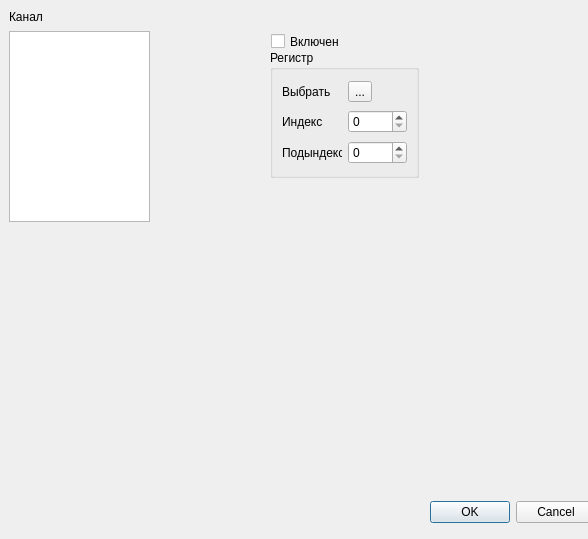
<?xml version="1.0" encoding="UTF-8"?>
<ui version="4.0">
 <class>SDOScopeChsEditDlg</class>
 <widget class="QDialog" name="SDOScopeChsEditDlg">
  <property name="geometry">
   <rect>
    <x>0</x>
    <y>0</y>
    <width>588</width>
    <height>539</height>
   </rect>
  </property>
  <property name="windowTitle">
   <string>Dialog</string>
  </property>
  <widget class="QDialogButtonBox" name="buttonBox">
   <property name="geometry">
    <rect>
     <x>430</x>
     <y>500</y>
     <width>166</width>
     <height>24</height>
    </rect>
   </property>
   <property name="orientation">
    <enum>Qt::Horizontal</enum>
   </property>
   <property name="standardButtons">
    <set>QDialogButtonBox::Cancel|QDialogButtonBox::Ok</set>
   </property>
  </widget>
  <widget class="QListWidget" name="lwChannels">
   <property name="geometry">
    <rect>
     <x>9</x>
     <y>31</y>
     <width>141</width>
     <height>191</height>
    </rect>
   </property>
   <property name="sizePolicy">
    <sizepolicy hsizetype="Preferred" vsizetype="Preferred">
     <horstretch>0</horstretch>
     <verstretch>0</verstretch>
    </sizepolicy>
   </property>
  </widget>
  <widget class="QCheckBox" name="cbEnabled">
   <property name="geometry">
    <rect>
     <x>271</x>
     <y>31</y>
     <width>74</width>
     <height>21</height>
    </rect>
   </property>
   <property name="text">
    <string>Включен</string>
   </property>
  </widget>
  <widget class="QGroupBox" name="gbReg">
   <property name="geometry">
    <rect>
     <x>270</x>
     <y>50</y>
     <width>149</width>
     <height>128</height>
    </rect>
   </property>
   <property name="title">
    <string>Регистр</string>
   </property>
   <layout class="QGridLayout" name="gridLayout">
    <item row="0" column="0">
     <widget class="QLabel" name="lblRegSel">
      <property name="text">
       <string>Выбрать</string>
      </property>
     </widget>
    </item>
    <item row="0" column="1">
     <widget class="QToolButton" name="tbRegSel">
      <property name="text">
       <string>...</string>
      </property>
     </widget>
    </item>
    <item row="1" column="0">
     <widget class="QLabel" name="lblIndex">
      <property name="text">
       <string>Индекс</string>
      </property>
     </widget>
    </item>
    <item row="1" column="1">
     <widget class="QSpinBox" name="sbIndex">
      <property name="maximum">
       <number>65535</number>
      </property>
     </widget>
    </item>
    <item row="2" column="0">
     <widget class="QLabel" name="lblSubIndex">
      <property name="text">
       <string>Подындекс</string>
      </property>
     </widget>
    </item>
    <item row="2" column="1">
     <widget class="QSpinBox" name="sbSubIndex"/>
    </item>
   </layout>
  </widget>
  <widget class="QLabel" name="lblChannels">
   <property name="geometry">
    <rect>
     <x>9</x>
     <y>9</y>
     <width>33</width>
     <height>16</height>
    </rect>
   </property>
   <property name="text">
    <string>Канал</string>
   </property>
  </widget>
 </widget>
 <resources/>
 <connections>
  <connection>
   <sender>buttonBox</sender>
   <signal>accepted()</signal>
   <receiver>SDOScopeChsEditDlg</receiver>
   <slot>accept()</slot>
   <hints>
    <hint type="sourcelabel">
     <x>248</x>
     <y>254</y>
    </hint>
    <hint type="destinationlabel">
     <x>157</x>
     <y>274</y>
    </hint>
   </hints>
  </connection>
  <connection>
   <sender>buttonBox</sender>
   <signal>rejected()</signal>
   <receiver>SDOScopeChsEditDlg</receiver>
   <slot>reject()</slot>
   <hints>
    <hint type="sourcelabel">
     <x>316</x>
     <y>260</y>
    </hint>
    <hint type="destinationlabel">
     <x>286</x>
     <y>274</y>
    </hint>
   </hints>
  </connection>
 </connections>
</ui>
